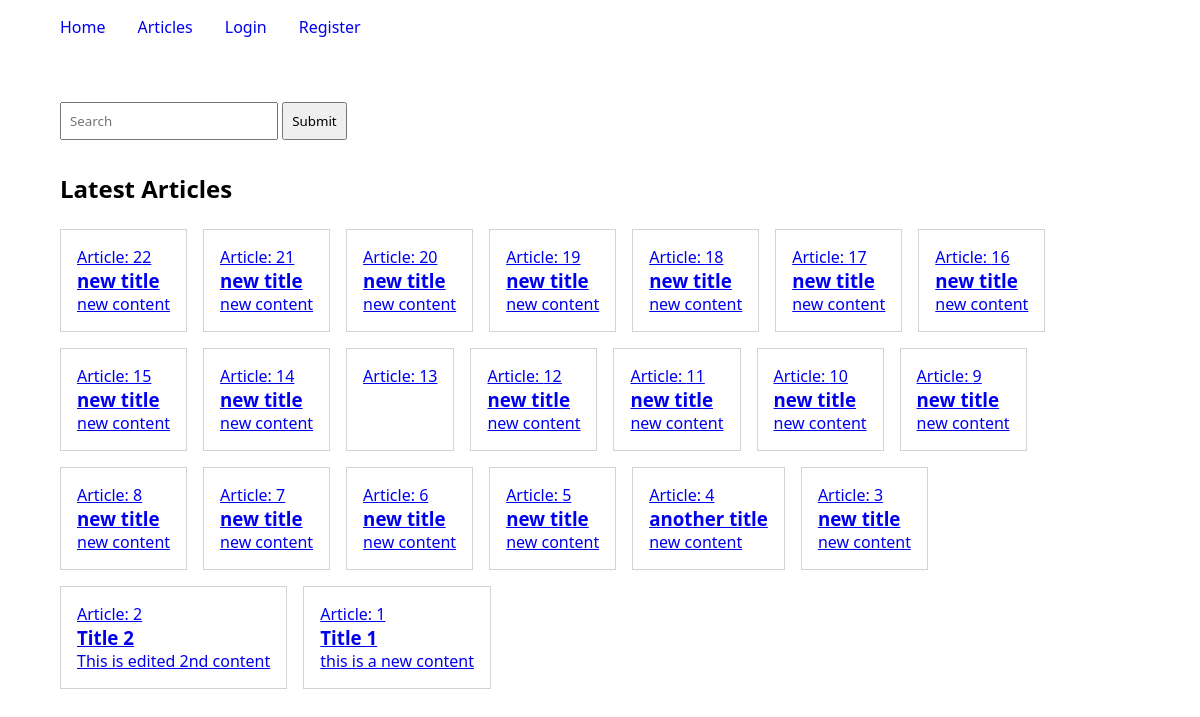
Before: / with the older database file.
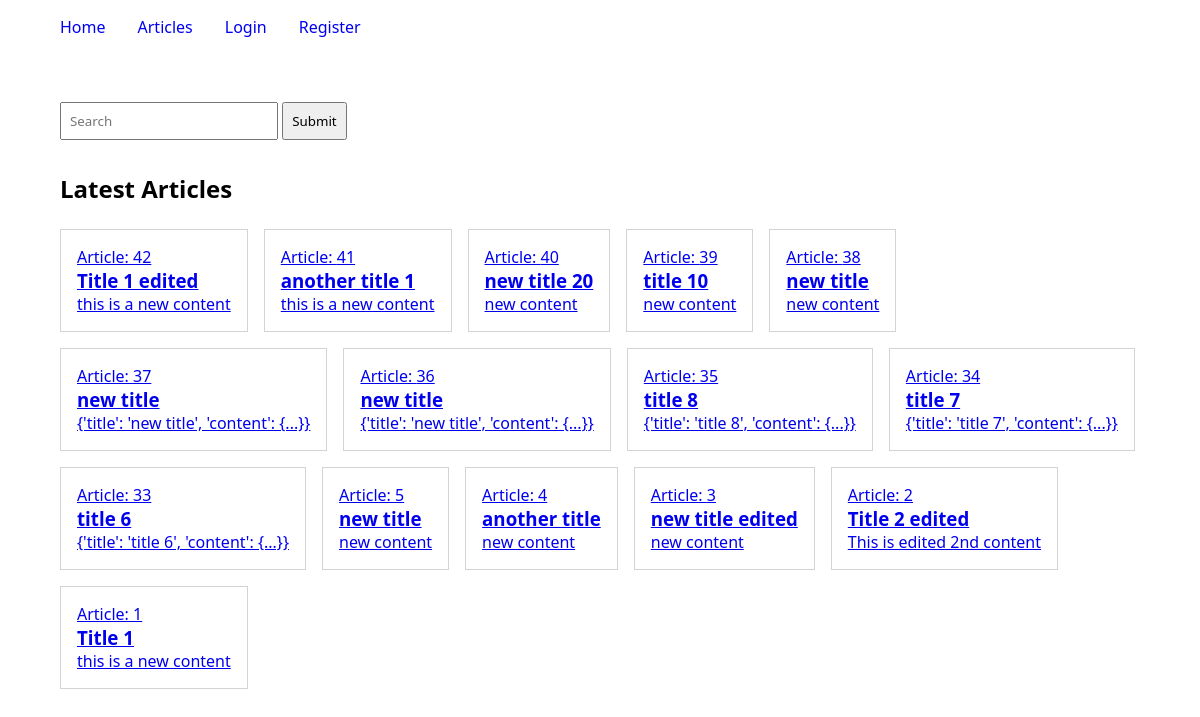
After: the same page with the newer database file.
### articles/models.py (models this page shows, shortened)
class Article(models.Model):
    author = models.ForeignKey(User, on_delete=models.CASCADE, null=True, blank=True)
    title = models.CharField(max_length=200)
    content = models.TextField()
    class Meta:
        ordering = ["-id"]

### articles/views.py (the view)
# urls.py: path("", home, name="home"),
def home(request):
    articles = Article.objects.all()
    article = Article.objects.get(pk=1)
    article_filter = Article.objects.filter(title="Title 2").first()
    article.title = "Title 1"
    article.save()
    context={
        "articles": articles
    }
    '''
    ======================
    THIS IS RARELY USED!!!
    ======================
    template = get_template("home.html")
    html = template.render(context)
    '''
    return render(request, "articles/home.html", context=context)

### articles/templates/articles/home.html (shortened to what this page needs)
{% extends 'articles/index.html' %}
{% block content %}
<Section class="main-section">
    <h2>Latest Articles</h2>
    <div class="contents">
        {% for article in articles %}
            <a class="content" href="{% url 'articles:article-detail' article.id%}">
                <p>Article: {{ article.id }}</p>
                <h3>{{ article.title }}</h3>
                <p>{{ article.content }}</p>
            </a>
        {% endfor %}
    </div>
</Section>
{% endblock content %}

### articles/templates/articles/index.html (shortened to what this page needs)
<!DOCTYPE html>
<html lang="en">
<head>
</head>
<body>
    <header>
        <nav class="nav-bar">
            <ul class="nav-items">
                <li><a href="{% url 'articles:home' %}">Home</a></li>
                <li><a href="#">Articles</a></li>
                {% if request.user.is_authenticated %}
                    <li><a href="{% url 'articles:article-create' %}">Create</a></li>
                    <li><a href="{% url 'users:logout' %}">Logout</a></li>
                {% else %}
                    <li><a href="{% url 'users:login' %}">Login</a></li>
                    <li><a href="#">Register</a></li>
                {% endif %}
            </ul>
        </nav>
        <div class="form-container">
            <form action="{% url 'articles:article-search' %}" method="GET">
                <input type="text" name="q" placeholder="Search">
                <input type="submit">
            </form>
        </div>
    </header>
    <main>
        {% block content %}
        {% endblock content %}
    </main>
</body>
</html>

### articles/templates/articles/index.html (style rules this page uses)
.form-container { width: 90%; margin: 3rem auto 0 auto; }
.form-container > form > input { padding: 0.5rem; }
.nav-bar { width: 90%; margin: 0 auto; }
.nav-items { display: flex; align-items: center; gap: 2rem; }
.nav-items > li { list-style-type: none; }
.nav-items > li > a { display: inline-block; padding: 1rem 0; text-decoration: none; }
.main-section { width: 90%; margin: 2rem auto 0 auto; }
.contents { display: flex; flex-wrap: wrap; gap: 1rem; margin-top: 1.5rem; }
.content { border: 1px solid lightgray; padding: 1rem; }

Changed rows visible on the page:
removed Article: id "22", title "new title", content "new content"
removed Article: id "21", title "new title", content "new content"
removed Article: id "20", title "new title", content "new content"
removed Article: id "19", title "new title", content "new content"
removed Article: id "18", title "new title", content "new content"
removed Article: id "17", title "new title", content "new content"
removed Article: id "16", title "new title", content "new content"
removed Article: id "15", title "new title", content "new content"
removed Article: id "14", title "new title", content "new content"
removed Article: id "13"
removed Article: id "12", title "new title", content "new content"
removed Article: id "11", title "new title", content "new content"
removed Article: id "10", title "new title", content "new content"
removed Article: id "9", title "new title", content "new content"
removed Article: id "8", title "new title", content "new content"
removed Article: id "7", title "new title", content "new content"
removed Article: id "6", title "new title", content "new content"
added Article: id "42", title "Title 1 edited", content "this is a new content"
added Article: id "41", title "another title 1", content "this is a new content"
added Article: id "40", title "new title 20", content "new content"
added Article: id "39", title "title 10", content "new content"
added Article: id "38", title "new title", content "new content"
added Article: id "37", title "new title", content "{'title': 'new title', 'content': {...}}"
added Article: id "36", title "new title", content "{'title': 'new title', 'content': {...}}"
added Article: id "35", title "title 8", content "{'title': 'title 8', 'content': {...}}"
added Article: id "34", title "title 7", content "{'title': 'title 7', 'content': {...}}"
added Article: id "33", title "title 6", content "{'title': 'title 6', 'content': {...}}"
changed Article id 3: title "new title" → "new title edited"
changed Article "This is edited 2nd content": title "Title 2" → "Title 2 edited"
